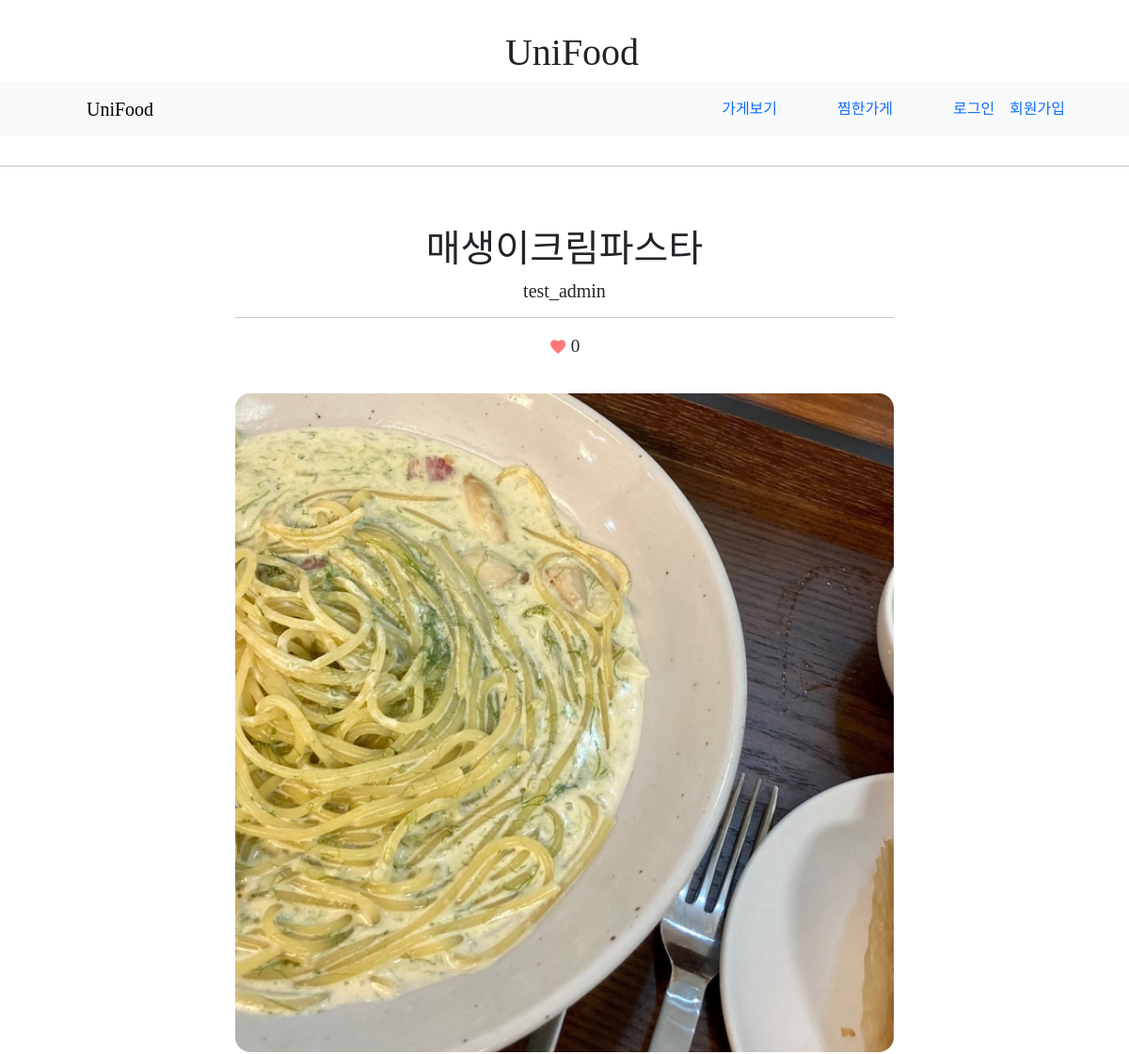
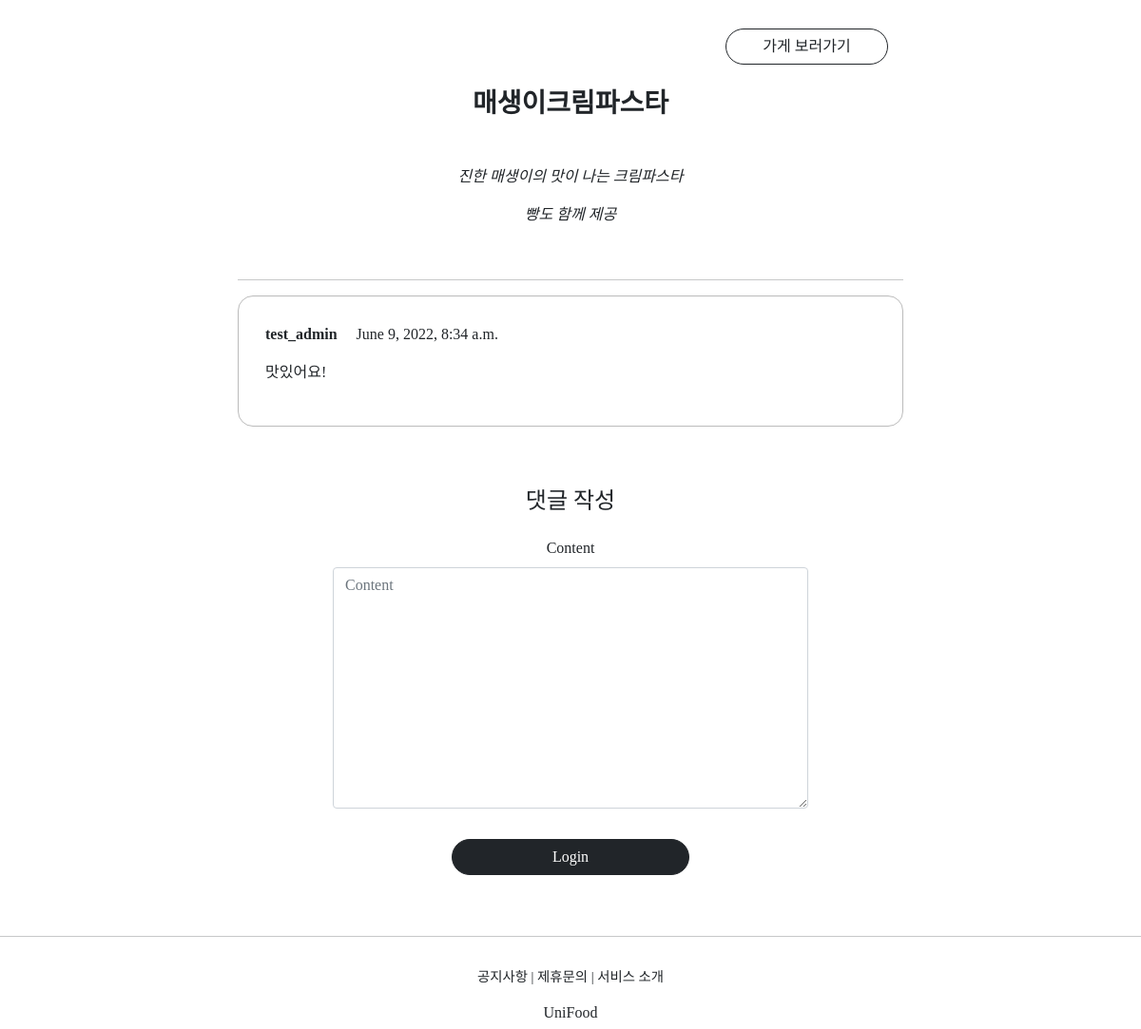
Screenshot of /articles/detail/64 with the database file from the repository (2 pictures, top to bottom).
### articleapp/models.py (models this page shows)
class Article(models.Model):
    writer = models.ForeignKey(User, on_delete=models.SET_NULL, related_name='article',null=True)
    project = models.ForeignKey(Project, on_delete=models.SET_NULL, related_name='article', null=True)
    title = models.CharField(max_length=200, null=True)
    image = models.ImageField(upload_to='article/', null=False)
    content = models.TextField(null=True)
    created_at = models.DateField(auto_now_add=True, null=True)
    like = models.IntegerField(default=0)

### profileapp/models.py (models this page shows, shortened)
class Profile(models.Model):
    user = models.OneToOneField(User, on_delete=models.CASCADE, related_name='profile')
    image = models.ImageField(upload_to='profile/', null=True)
    nickname = models.CharField(max_length=20, unique=True, null=True)
    message = models.CharField(max_length=100, null=True)

### commentapp/models.py (models this page shows)
class Comment(models.Model):
    article = models.ForeignKey(Article, on_delete=models.SET_NULL, null=True, related_name='comment')
    writer = models.ForeignKey(User, on_delete=models.SET_NULL, null=True, related_name='comment')
    content = models.TextField(null=False)
    created_at = models.DateTimeField(auto_now=True)

### articleapp/views.py (the view)
# urls.py: path('detail/<int:pk>', ArticleDetailView.as_view(), name='detail'),
class ArticleDetailView(DetailView, FormMixin):
    model = Article
    form_class = CommentCreationForm
    context_object_name = 'target_article'
    template_name = 'articleapp/detail.html'

### commentapp/forms.py
class CommentCreationForm(ModelForm):
    class Meta:
        model = Comment
        fields = ['content']

### articleapp/templates/articleapp/detail.html (shortened to what this page needs)
{% extends 'base.html' %}
{% block content %}
  <div>
    <div style="text-align: center; max-width: 700px; margin: 4rem auto;">
      <h1>
        {{ target_article.title }}
      </h1>
      <h5>
        {{ target_article.writer.profile.nickname }}
      </h5>
      <hr>
        <div style="height: 2rem;">
        <a href="{% url 'likeapp:article_like' pk=target_article.pk %}">
          <i style="vertical-align: middle; font-size: 1.2rem; color: #f77"
             class="material-icons">
          </i>
        </a>
        <span style="vertical-align: middle; font-size: 1.2rem;">
          {{ target_article.like }}
        </span>
      </div>
      <img style="width: 100%; border-radius: 1rem; margin: 2rem 0;"
              src="{{ target_article.image.url }}" alt="">
    <div style="text-align: right; margin-right: 1rem" >
        <a href="/projects/detail/{{ target_article.project.pk }}"
        class="btn btn-outline-dark rounded-pill col-3">
            가게 보러가기
        </a>
    </div>
      <div class="text-left">
        {{ target_article.content | safe }}
      </div>
      <hr>
      {% for comment in target_article.comment.all %}
        {% include 'commentapp/detail.html' with comment=comment %}
      {% endfor %}
      {% include 'commentapp/create.html' with article=target_article %}
    </div>
  </div>
{% endblock %}

### commentapp/templates/commentapp/detail.html (shortened to what this page needs)
<div style="border: 1px solid; text-align: left; padding: 4%; margin: 1rem 0; border-radius: 1rem;
            border-color: #bbb;">
    <div>
        <strong>
            {{ comment.writer.profile.nickname }}
        </strong>
        {{ comment.created_at }}
    </div>
    <div style="margin: 1rem 0;">
        {{ comment.content }}
    </div>
</div>

### static/base.css (style rules this page uses)
a { color: black; text-decoration: none; }

### rows the page displays
Article: title "매생이크림파스타", writer.profile.nickname "test_admin", like "0", image (picture), content "매생이크림파스타 진한 매생이의 맛이 나는 크림파스타 빵도 함께 제공"
Comment: writer.profile.nickname "test_admin", created_at "June 9, 2022, 8:34 a.m.", content "맛있어요!"
